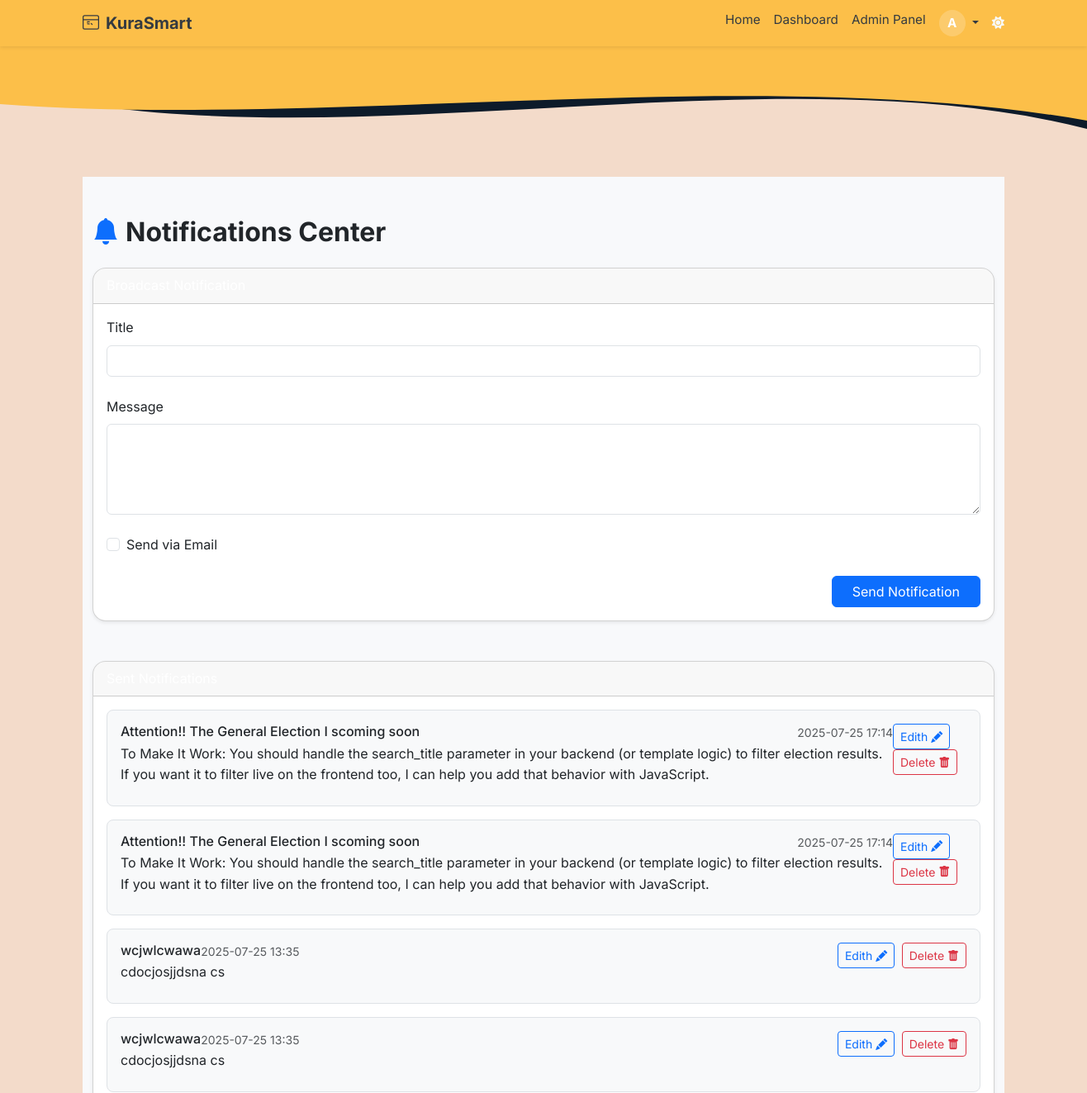
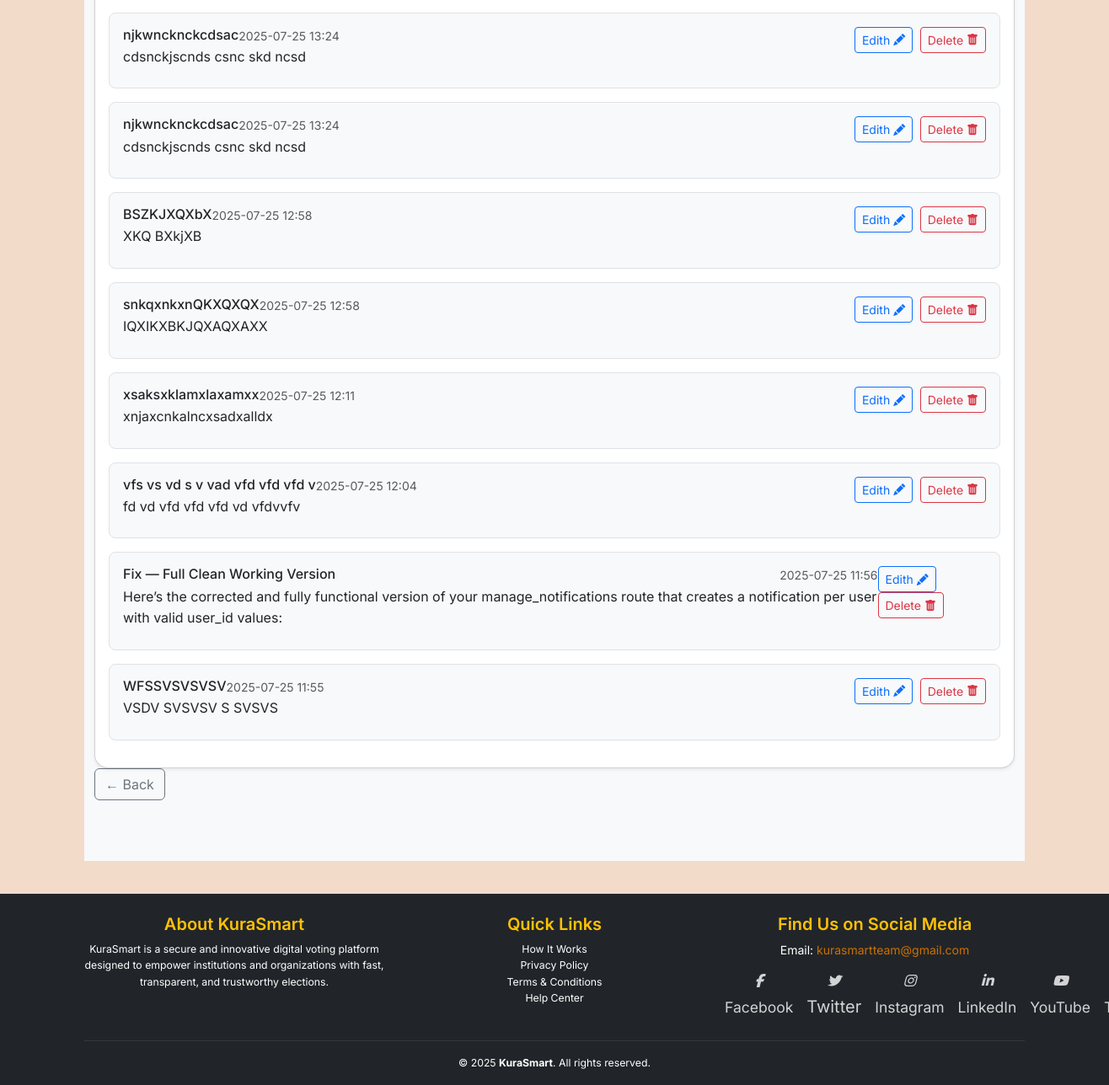
The app's page /admin/notifications (signed in) with its own data (2 pictures, top to bottom).
### app/models.py (models this page shows, shortened)
class User(db.Model, UserMixin):
    __tablename__ = 'users'
    id = db.Column(db.Integer, primary_key=True)
    email = db.Column(db.String(120), unique=True, nullable=False, index=True)
    full_name = db.Column(db.String(120), nullable=False)
    username = db.Column(db.String(80), unique=True, nullable=True)
    id_number = db.Column(db.String(20), unique=True, nullable=True)
    password_hash = db.Column(db.String(128), nullable=False)
    voting_type = db.Column(db.String(10), nullable=False, default="informal")
    national_id = db.Column(db.String(20), unique=True, nullable=True)
    dob = db.Column(db.Date, nullable=True)
    gender = db.Column(db.String(10), nullable=True)
    county = db.Column(db.String(100), nullable=True)
    sub_county = db.Column(db.String(100), nullable=True)
    division = db.Column(db.String(100), nullable=True)
    location = db.Column(db.String(100), nullable=True)
    sub_location = db.Column(db.String(100), nullable=True)
    profile_image = db.Column(db.String(255), nullable=True, default='profile_images/default-profile.png')
    is_verified = db.Column(db.Boolean, default=False, index=True)
    is_superadmin = db.Column(db.Boolean, default=False)
    role = db.Column(db.Enum(UserRole), default=UserRole.voter, nullable=False, index=True)
    created_at = db.Column(db.DateTime, default=datetime.utcnow)
    candidates = db.relationship('Candidate', back_populates='user', lazy='dynamic')
    verification_requests = db.relationship('VerificationRequest', back_populates='user', lazy='dynamic')
    votes = db.relationship('Vote', back_populates='voter', lazy='dynamic')

class Notification(db.Model):
    __tablename__ = 'notifications'
    id = db.Column(db.Integer, primary_key=True)
    subject = db.Column(db.String(150), nullable=False)
    message = db.Column(db.Text, nullable=False)
    read = db.Column(db.Boolean, default=False)
    send_email = db.Column(db.Boolean, default=False)
    created_at = db.Column(db.DateTime, default=datetime.utcnow)
    user_id = db.Column(
        db.Integer,
        db.ForeignKey('users.id', name='fk_notifications_user_id_users'),
        nullable=False
    )
    user = db.relationship('User', backref='notifications')

### app/routes/web_auth.py (the view, shortened to what this page needs)
@admin_web_bp.route('/notifications', methods=['GET', 'POST'])
@login_required
def manage_notifications():
    if not current_user.is_superadmin:
        abort(403)
    form = NotificationForm()
    try:
        notifications = Notification.query.order_by(Notification.created_at.desc()).all()
        return render_template('admin/notifications.html', form=form, notifications=notifications)
    except Exception as e:
        db.session.rollback()
        flash(f"Error in notifications: {e}", "danger")
        return redirect(url_for('admin_web.manage_notifications'))

### app/forms/forms.py (shortened to what this page needs)
class NotificationForm(FlaskForm):
    title = StringField('Title', validators=[DataRequired()])
    id = HiddenField()
    message = TextAreaField('Message', validators=[DataRequired()])
    send_email = BooleanField('Send via Email')
    submit = SubmitField('Send Notification')

### app/routes/web_auth.py (called while the page is built)
@admin_web_bp.context_processor
def inject_notifications():
    if current_user.is_authenticated:
        unread_notifications = Notification.query.filter_by(user_id=current_user.id, read=False).order_by(Notification.created_at.desc()).all()
        return dict(unread_notifications=unread_notifications)
    return dict(unread_notifications=[])

### app/templates/admin/notifications.html (shortened to what this page needs)
{% extends "base.html" %}
{% block content %}
<div class="admin-dashboard-background py-5">
  <div class="container" data-aos="fade-up">
    <h2 class="mb-4 fw-bold"><i class="bi bi-bell-fill me-2 text-primary"></i>Notifications Center</h2>
    <div class="card shadow-sm rounded-4 mb-5" data-aos="fade-right">
      <div class="card-header bg-gradient-primary text-white rounded-top-4">
      </div>
      <div class="card-body">
        <form method="POST">
          <div class="mb-4">
            {{ form.title.label(class="form-label") }}
            {{ form.title(class="form-control") }}
          </div>
          <div class="mb-4">
            {{ form.message.label(class="form-label") }}
            {{ form.message(class="form-control", rows=4) }}
          </div>
          <div class="form-check mb-4">
            {{ form.send_email(class="form-check-input") }}
            {{ form.send_email.label(class="form-check-label") }}
          </div>
          <div class="text-end">
            {{ form.submit(class="btn btn-primary px-4") }}
          </div>
        </form>
      </div>
    </div>
    <div class="card shadow-sm rounded-4" data-aos="fade-left">
      <div class="card-header bg-gradient-secondary text-white rounded-top-4">Sent Notifications</div>
      <div class="card-body">
        {% if notifications %}
          {% for n in notifications %}
          <div class="border rounded-3 p-3 mb-3 bg-light d-flex justify-content-between align-items-start"
               data-aos="zoom-in" data-aos-delay="{{ loop.index * 50 }}">
            <div>
              <div class="d-flex justify-content-between">
                <h6 class="mb-1">{{ n.subject }}</h6>
                <small class="text-muted">{{ n.created_at.strftime('%Y-%m-%d %H:%M') }}</small>
              </div>
              <p class="mb-2">{{ n.message }}</p>
            </div>
            <div class="action-buttons">
              <a href="{{ url_for('admin_web.edit_notification', notif_id=n.id) }}"
                 class="btn btn-sm btn-outline-primary me-1"> Edith
                <i class="bi bi-pencil-fill"></i>
              </a>
              <form method="POST"
                    action="{{ url_for('admin_web.delete_notification', notif_id=n.id) }}"
                    onsubmit="return confirm('Delete this notification?');">
                <button type="submit" class="btn btn-sm btn-outline-danger"> Delete
                  <i class="bi bi-trash-fill"></i>
                </button>
              </form>
            </div>
          </div>
          {% endfor %}
        {% else %}
          <p class="text-muted text-center">No notifications sent yet.</p>
        {% endif %}
      </div>
    </div>
    <a href="{{ request.referrer or url_for('dashboard.dashboard_home') }}" class="btn btn-outline-secondary mb-4">
      ← Back
    </a>
  </div>
</div>
{% endblock %}

### app/templates/base.html (shortened to what this page needs)
<!DOCTYPE html>
<html lang="en" data-bs-theme="auto">
<head>
  <link rel="stylesheet" href="https://cdn.jsdelivr.net/npm/bootstrap@5.3.3/dist/css/bootstrap.min.css">
  <link rel="stylesheet" href="https://cdnjs.cloudflare.com/ajax/libs/font-awesome/6.5.0/css/all.min.css"/>
  <link rel="stylesheet" href="https://cdn.jsdelivr.net/npm/aos@2.3.4/dist/aos.css">
  <link rel="stylesheet" href="https://cdn.jsdelivr.net/npm/bootstrap-icons@1.10.5/font/bootstrap-icons.css">
  <link rel="stylesheet" href="{{ url_for('static', filename='styles.css') }}">
  <link href="https://cdn.jsdelivr.net/npm/bootstrap@5.3.0/dist/css/bootstrap.min.css" rel="stylesheet">
</head>
<body class="text-dark d-flex flex-column min-vh-100">
  <nav class="navbar navbar-expand-lg sticky-top shadow-sm" style="background-color: #fcbf49;">
    <div class="container">
      <a class="navbar-brand fw-bold d-flex align-items-center gap-2" href="{{ url_for('main.index') }}">
        KuraSmart
      </a>
      <div class="collapse navbar-collapse" id="navCollapse">
        <ul class="navbar-nav ms-auto mb-2 mb-lg-0">
          <li class="nav-item">
            <a class="nav-link {% if request.endpoint == 'main.index' %}active{% endif %}" href="{{ url_for('main.index') }}">Home</a>
          </li>
          {% if current_user.is_authenticated %}
            <li class="nav-item">
              <a class="nav-link {% if request.endpoint in ['admin_web.dashboard'] %}active{% endif %}" href="{{ url_for('admin_web.dashboard') }}">
                Dashboard
              </a>
            </li>
            {% if current_user.is_super_admin or current_user.role == 'admin' %}
              <li class="nav-item">
                <a class="nav-link {% if request.endpoint == 'admin_web.dashboard' %}active{% endif %}" href="{{ url_for('admin_web.dashboard') }}">
                  Admin Panel
                </a>
              </li>
            {% endif %}
            <li class="nav-item dropdown">
              <a class="nav-link dropdown-toggle" href="#" id="userMenu" role="button" data-bs-toggle="dropdown" aria-expanded="false">
                <div class="nav-profile-wrapper">
                  <div class="profile-initial bg10">
                    {{ current_user.full_name[0]|upper }}
                  </div>
                </div>
              </a>
            </li>
          {% endif %}
        </ul>
        <span id="theme-toggle" class="text-light ms-2" title="Toggle theme" style="cursor: pointer;">
          <i class="fas fa-moon"></i>
        </span>
      </div>
    </div>
  </nav>
  <div class="position-relative">
    <svg viewBox="0 0 500 150" preserveAspectRatio="none" class="w-100" style="height: 150px; display: block;">
      <path d="M0,50 C150,150 350,0 500,100 L500,0 L0,0 Z" style="fill: #0d1b2a;"></path>
      <path d="M0,70 C150,100 350,20 500,90 L500,0 L0,0 Z" style="fill: #fcbf49;"></path>
    </svg>
  </div>
  <main class="container py-2 flex-grow-1">
    {% block content %}{% endblock %}
  </main>
  <footer class="bg-dark text-white pt-4 pb-3 border-top shadow-sm">
  <div class="container">
    <div class="row g-4">
      <div class="col-md-4">
        <h5 class="text-warning">About KuraSmart</h5>
        <p class="small">
          KuraSmart is a secure and innovative digital voting platform designed to empower institutions and organizations with fast, transparent, and trustworthy elections.
        </p>
      </div>
      <div class="col-md-4">
        <h5 class="text-warning">Quick Links</h5>
        <ul class="list-unstyled small">
          <li><a href="#" data-bs-toggle="modal" data-bs-target="#howItWorksModal">How It Works</a></li>
          <li><a href="#" data-bs-toggle="modal" data-bs-target="#privacyModal">Privacy Policy</a></li>
          <li><a href="#" data-bs-toggle="modal" data-bs-target="#termsModal">Terms & Conditions</a></li>
          <li><a href="#" data-bs-toggle="modal" data-bs-target="#helpCenterModal">Help Center</a></li>
        </ul>
      </div>
      <div class="col-md-4">
        <h5 class="text-warning">Find Us on Social Media</h5>
        <p style="font-size: 14px; margin-bottom: 8px;">
          Email: <a href="mailto:support@kurasmart.com" style="color:#cc7000; text-decoration: none;">kurasmartteam@gmail.com</a>
        </p>
        <div class="social-icons d-flex gap-3" style="position: relative; left: 0px;">
          <a href="https://www.facebook.com/home.php" title="Facebook"><i class="fab fa-facebook-f fs-6" style="font-style: italic;"></i><span class="small">Facebook</span></a>
          <a href="https://x.com/?lang=en" title="Twitter"><i class="fab fa-twitter fs-6" style="font-style: italic;"></i>Twitter</a>
          <a href="https://www.instagram.com/#reactivated" title="Instagram"><i class="fab fa-instagram fs-6" style="font-style: italic;"></i><span class="small">Instagram</span></a>
          <a href="https://www.linkedin.com" title="LinkedIn"><i class="fab fa-linkedin-in fs-6" style="font-style: italic;"></i><span class="small">LinkedIn</span></a>
          <a href="https://www.youtube.com" title="YouTube"><i class="fab fa-youtube fs-6" style="font-style: italic;"></i><span class="small">YouTube</span></a>
          <a href="https://www.tiktok.com" title="TikTok"> <span class="small">TikTok</span></a>
        </div>
      </div>
    </div>
    <hr class="border-secondary mt-4">
    <div class="text-center small">
      &copy; 2025 <strong>KuraSmart</strong>. All rights reserved.
    </div>
  </div>
</footer>
</body>
</html>

### app/static/styles.css (style rules this page uses)
body { font-family: 'Segoe UI', Tahoma, Geneva, Verdana, sans-serif; background-color: #f8f9fa; margin: 0; padding: 0; }
.navbar-brand { font-weight: bold; color: #343a40 !important; }
.navbar-nav .nav-item .nav-link { color: #343a40; }
footer { background-color: #f1f3f5; padding: 10px; text-align: center; font-size: 0.9rem; color: #6c757d; margin-top: 30px; }

### app/templates/base.html (style rules this page uses)
body { font-family: 'Inter', sans-serif; background-color: #F3DBCA; margin: 0; padding-bottom: 60px; line-height: 1.6; }
.navbar { padding-top: 0.25rem; padding-bottom: 0.25rem; font-size: 0.95rem; }
.navbar-brand svg { margin-top: -2px; }
.nav-profile-wrapper { position: relative; display: inline-block; }
.profile-initial { background-color: #ffffff33; color: #ffffff; font-weight: bold; width: 32px; height: 32px; display: flex; align-items: center; justify-content: center; border-radius: 50%; font-size: 0.95rem; text-transform: uppercase; cursor: pointer; }
footer { font-size: 0.875rem; }
footer h5 { font-weight: 600; }
.social-icons a { color: #ffffffcc; font-size: 1.2rem; transition: color 0.3s ease, transform 0.3s ease; }
html, body { height: 100%; }
@media (min-width: 600px) { .social-icons { margin-top: 0; } }
footer a { color: #ffffff; text-decoration: none; transition: all 0.3s ease; }
footer .social-icons a { font-size: 1.25rem; transition: transform 0.3s ease, color 0.3s ease; }

### app/templates/admin/notifications.html (style rules this page uses)
.admin-dashboard-background { background: #f8f9fb; min-height: 100vh; }
.card { border-radius: 0.75rem; }
.btn { transition: transform 0.2s, box-shadow 0.2s; }
.action-buttons form, .action-buttons a { display: inline-block; }

### records on screen
User: full_name "A"
Notification: subject "Attention!! The General Election I scoming soon", created_at "2025-07-25 17:14", message "To Make It Work: You should handle the search_title parameter in your backend (or template logic) to filter election results. If you want it to filter live on the frontend too, I can help you add that behavior with JavaScript."
Notification: subject "Attention!! The General Election I scoming soon", created_at "2025-07-25 17:14", message "To Make It Work: You should handle the search_title parameter in your backend (or template logic) to filter election results. If you want it to filter live on the frontend too, I can help you add that behavior with JavaScript."
Notification: subject "wcjwlcwawa", created_at "2025-07-25 13:35", message "cdocjosjjdsna cs"
Notification: subject "wcjwlcwawa", created_at "2025-07-25 13:35", message "cdocjosjjdsna cs"
Notification: subject "njkwncknckcdsac", created_at "2025-07-25 13:24", message "cdsnckjscnds csnc skd ncsd"
Notification: subject "njkwncknckcdsac", created_at "2025-07-25 13:24", message "cdsnckjscnds csnc skd ncsd"
Notification: subject "BSZKJXQXbX", created_at "2025-07-25 12:58", message "XKQ BXkjXB"
Notification: subject "snkqxnkxnQKXQXQX", created_at "2025-07-25 12:58", message "IQXIKXBKJQXAQXAXX"
Notification: subject "xsaksxklamxlaxamxx", created_at "2025-07-25 12:11", message "xnjaxcnkalncxsadxalldx"
Notification: subject "vfs vs vd s v vad vfd vfd vfd v", created_at "2025-07-25 12:04", message "fd vd vfd vfd vfd vd vfdvvfv"
Notification: subject "Fix — Full Clean Working Version", created_at "2025-07-25 11:56", message "Here’s the corrected and fully functional version of your manage_notifications route that creates a notification per user with valid user_id values:"
Notification: subject "WFSSVSVSVSV", created_at "2025-07-25 11:55", message "VSDV SVSVSV S SVSVS"
